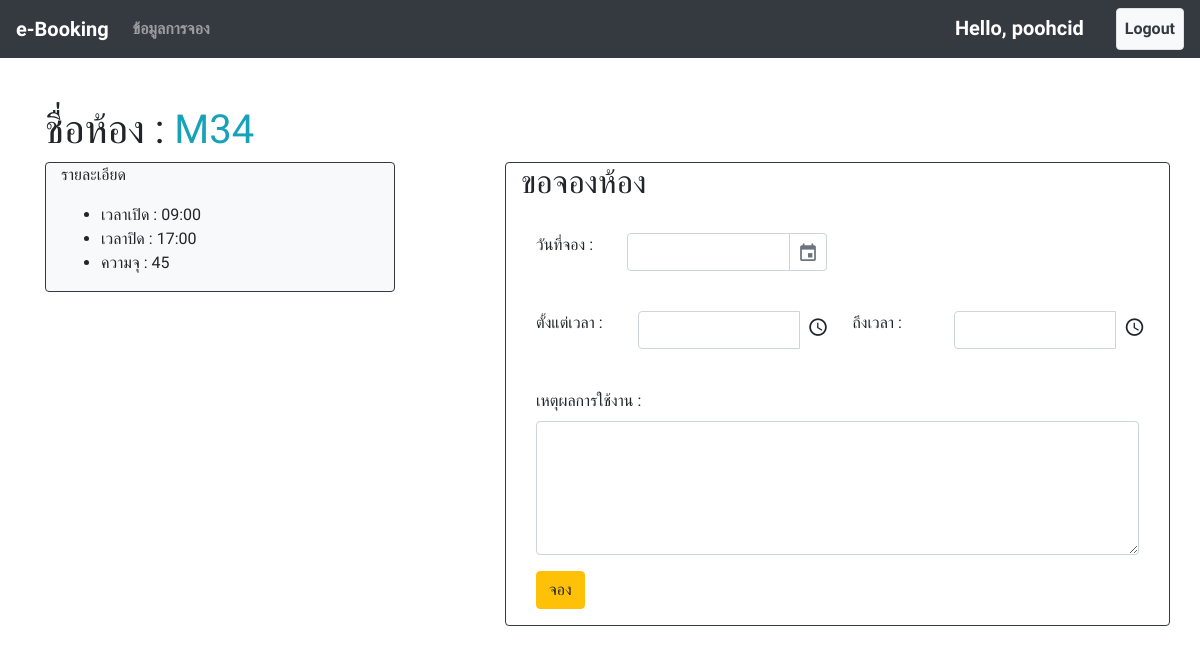
The app's page /booking/27/ (signed in), older data.
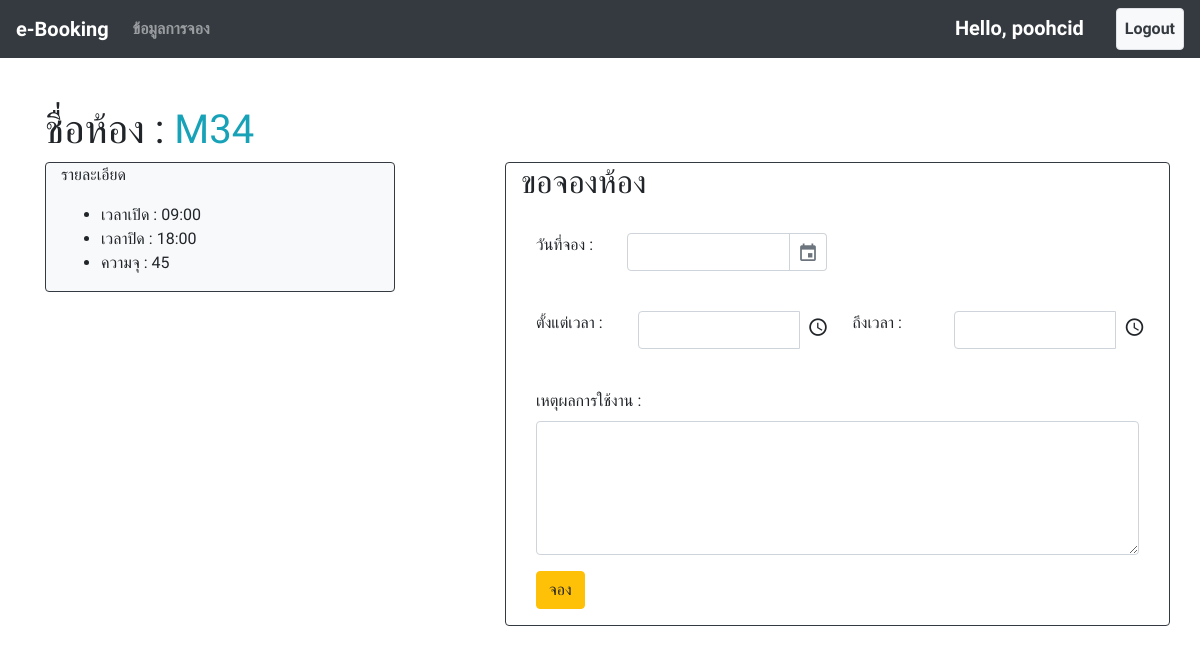
The same page, newer data.
### booking/models.py (models this page shows, shortened)
class Room(models.Model):
    name = models.CharField(max_length=100)
    open_time = models.TimeField()
    close_time = models.TimeField()
    capacity = models.IntegerField(default=0)

### booking/views.py (the view)
# urls.py: path('booking/<int:id>/', views.booking, name="booking"),
@login_required
@permission_required('booking.add_booking')
def booking(request, id):
    try:
        context={
            "room" : Room.objects.get(pk=id),
            "user" : request.user
        }
        return render(request, 'booking.html', context=context)
    except Room.DoesNotExist:
        return redirect('index')

### booking/templates/booking.html (shortened to what this page needs)
{% extends 'base.html' %}
{% block content %}
    <br><br>
    <div class="container">
    <h1>ชื่อห้อง : <span class="text-info">{{ room.name }}</span></h1>
        <div class="row">
            <div class="col-4">
                <div class="border border-dark rounded bg-light container">
                    <p>รายละเอียด</p>
                    <ul>
                        <li>เวลาเปิด : {{room.open_time|date:'H:i'}}</li>
                        <li>เวลาปิด : {{ room.close_time|date:'H:i' }}</li>
                        <li>ความจุ : {{ room.capacity }}</li>
                    </ul>
                </div>
            </div>
            <div class="col-1">
            </div>
            <div class="col-7 border border-dark rounded">
                <h2>ขอจองห้อง</h2>
                <br>
                <form action="{% url 'save_booking' id=room.id %}" class="container-fluid" method="POST">
                    <div class="row form-group">
                        <label class="col-2">วันที่จอง : </label>
                        <input class="col-10" id="datepicker" name="date" width="200" selectedday="{{ date }}" value="{{ date|date:"SHORT_DATE_FORMAT"}}" required/>
                    </div>
                    <br>
                    <div class="row form-group">
                            <label class="col">ตั้งแต่เวลา : </label>
                            <input id="timepicker1" name="start_time" class="col" width="200" required>
                            <label class="col">ถึงเวลา : </label>
                            <input id="timepicker2" name="end_time" class="col" width="200" required>
                    </div>
                    <br>
                    <div class="form-group">
                        <label>เหตุผลการใช้งาน : </label>
                        <textarea class="form-control" name="descrip" rows="5" id="comment">{% if descrip %}{{ descrip }}{% endif %}</textarea>
                    </div class="form-group">
                        <button type="submit" class="btn btn-warning" onclick="return alert_cofrim('คุณต้องการจะจองใช่หรือไม่')"> จอง </button>
                </form>
            </div>
        </div>
    </div>
{% endblock content %}

Row changes from the older to the newer data that the page shows:
changed Room: close_time "17:00" → "18:00"
